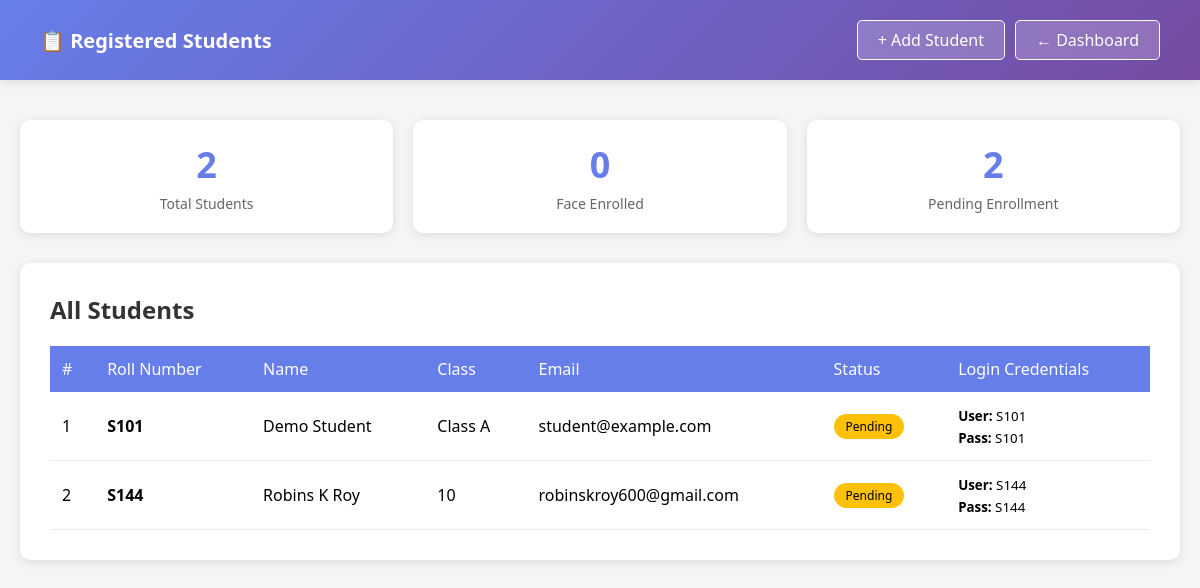
Page /students/view (signed in) on the committed database.
### models.py (models this page shows)
class Student(Base):
    __tablename__ = 'students'
    id = Column(Integer, primary_key=True)
    name = Column(String, nullable=False)
    roll_no = Column(String, unique=True, nullable=False)
    class_name = Column(String, nullable=True)
    email = Column(String, nullable=True)
    encodings_path = Column(String, nullable=True)  # path to .npy file with face embeddings
    user = relationship("User", back_populates="student", foreign_keys=[User.student_id])
    attendance_records = relationship("Attendance", back_populates="student")

### app.py (the view)
@app.route('/students/view')
@login_required
def view_students():
    if current_user.role != 'teacher':
        flash('Access denied! Teachers only.', 'error')
        return redirect(url_for('login'))
    db = SessionLocal()
    students = db.query(Student).all()
    db.close()
    return render_template('view_students.html', students=students)

### app.py (called while the page is built)
@login_manager.user_loader
def load_user(user_id):
    db = SessionLocal()
    user = db.query(User).get(int(user_id))
    db.close()
    return user

### templates/view_students.html (shortened to what this page needs)
<!DOCTYPE html>
<html lang="en">
<head>
</head>
<body>
    <div class="header">
        <div class="header-content">
            <h1>📋 Registered Students</h1>
            <div class="header-actions">
                <a href="{{ url_for('register_student') }}" class="btn-header">+ Add Student</a>
                <a href="{{ url_for('teacher_dashboard') }}" class="btn-header">← Dashboard</a>
            </div>
        </div>
    </div>
    <div class="container">
        <div class="stats-grid">
            <div class="stat-card">
                <div class="number">{{ students|length }}</div>
                <div class="label">Total Students</div>
            </div>
            <div class="stat-card">
                <div class="number">{{ students|selectattr('encodings_path')|list|length }}</div>
                <div class="label">Face Enrolled</div>
            </div>
            <div class="stat-card">
                <div class="number">{{ students|rejectattr('encodings_path')|list|length }}</div>
                <div class="label">Pending Enrollment</div>
            </div>
        </div>
        <div class="table-card">
            <h2>All Students</h2>
            {% if students %}
                <table>
                    <thead>
                        <tr>
                            <th>#</th>
                            <th>Roll Number</th>
                            <th>Name</th>
                            <th>Class</th>
                            <th>Email</th>
                            <th>Status</th>
                            <th>Login Credentials</th>
                        </tr>
                    </thead>
                    <tbody>
                        {% for student in students %}
                        <tr>
                            <td>{{ loop.index }}</td>
                            <td><strong>{{ student.roll_no }}</strong></td>
                            <td>{{ student.name }}</td>
                            <td>{{ student.class_name or '-' }}</td>
                            <td>{{ student.email or '-' }}</td>
                            <td>
                                {% if student.encodings_path %}
                                    <span class="badge">Face Enrolled</span>
                                {% else %}
                                    <span class="badge" style="background: #ffc107; color: #000;">Pending</span>
                                {% endif %}
                            </td>
                            <td>
                                <small><strong>User:</strong> {{ student.roll_no }}<br>
                                <strong>Pass:</strong> {{ student.roll_no }}</small>
                            </td>
                        </tr>
                        {% endfor %}
                    </tbody>
                </table>
            {% endif %}
        </div>
    </div>
</body>
</html>

### templates/view_students.html (style rules this page uses)
* { margin: 0; padding: 0; box-sizing: border-box; }
body { font-family: 'Segoe UI', Tahoma, Geneva, Verdana, sans-serif; background: #f5f5f5; }
.header { background: linear-gradient(135deg, #667eea 0%, #764ba2 100%); color: white; padding: 20px 40px; box-shadow: 0 2px 10px rgba(0,0,0,0.1); }
.header-content { max-width: 1200px; margin: 0 auto; display: flex; justify-content: space-between; align-items: center; }
.header h1 { font-size: 20px; }
.header-actions { display: flex; gap: 10px; }
.btn-header { background: rgba(255,255,255,0.2); color: white; padding: 8px 20px; border: 1px solid white; border-radius: 5px; text-decoration: none; transition: background 0.3s; }
.container { max-width: 1200px; margin: 40px auto; padding: 0 20px; }
.stats-grid { display: grid; grid-template-columns: repeat(auto-fit, minmax(200px, 1fr)); gap: 20px; margin-bottom: 30px; }
.stat-card { background: white; padding: 20px; border-radius: 10px; box-shadow: 0 2px 10px rgba(0,0,0,0.1); text-align: center; }
.stat-card .number { font-size: 36px; font-weight: bold; color: #667eea; }
.stat-card .label { color: #666; font-size: 14px; margin-top: 5px; }
.table-card { background: white; padding: 30px; border-radius: 10px; box-shadow: 0 2px 10px rgba(0,0,0,0.1); }
.table-card h2 { color: #333; margin-bottom: 20px; }
table { width: 100%; border-collapse: collapse; }
th { background: #667eea; color: white; padding: 12px; text-align: left; font-weight: 500; }
td { padding: 12px; border-bottom: 1px solid #eee; }
.badge { display: inline-block; padding: 4px 12px; border-radius: 20px; font-size: 12px; background: #28a745; color: white; }

### rows in the picture
Student: roll_no "S101", name "Demo Student", class_name "Class A", email "student@example.com", shows "Pending"
Student: roll_no "S144", name "Robins K Roy", class_name "10", email "robinskroy600@gmail.com", shows "Pending"

### other values in the picture
{{ students|length }} "2"
{{ students|selectattr('encodings_path')|list|length }} "0"
{{ students|rejectattr('encodings_path')|list|length }} "2"
